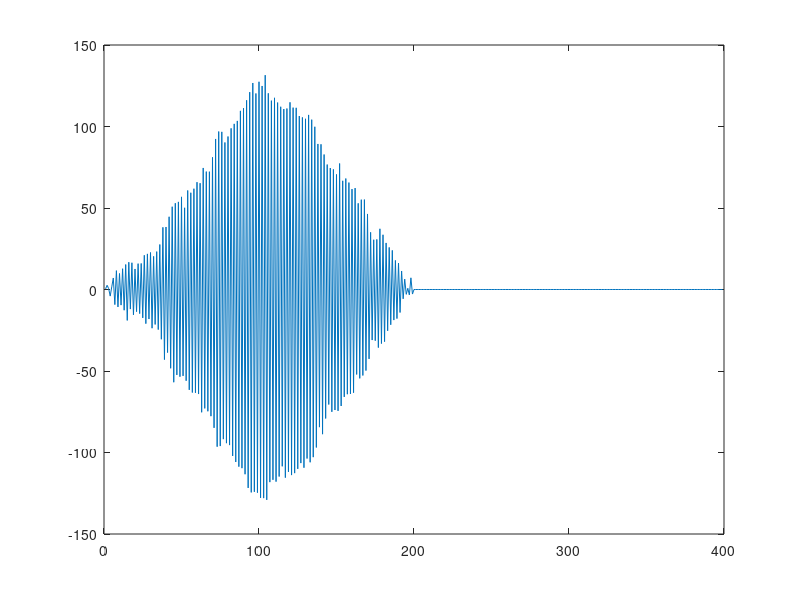

Recreate this plot in MATLAB.
clear all;clc;
t=10;
n=0:0.1:t-0.1;
xn=chirp(n);
xn1=[xn,zeros(1,100)];
xn_r=xn+3*randn(1,length(xn));
xn2=[zeros(1,100),xn_r];
y=xcorr(xn1,xn2);
plot(y);